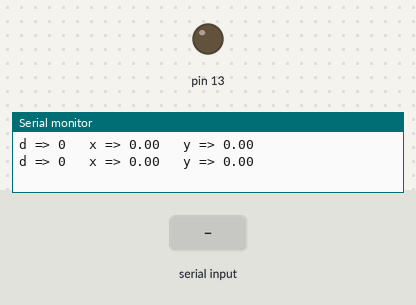
Bench run of a sketch on a simulated Arduino Uno, built with avr-gcc and run on an emulated ATmega328P. On the bench: output pins drawn as LEDs (lit = HIGH), the last lines printed to the serial monitor. Dashed ring = blinking. The test bench sets the inputs (shaded band).

Above: at 1.2 s.
1.3 s: "1,90\n" received over Serial
At 2.4 s:
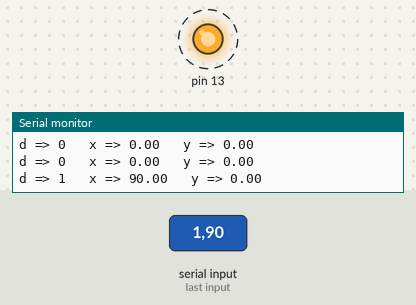
4.3 s: "90,45\n" received over Serial
At 5.2 s:
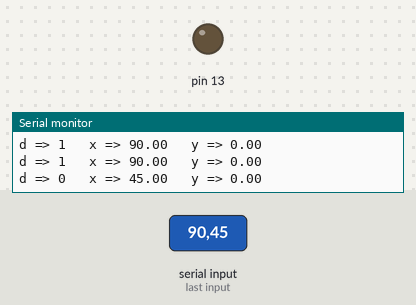
5.8 s: "1,90,45\n" received over Serial
At 7.3 s:
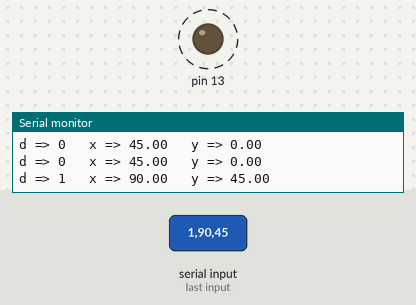
Timing chart, 0 to 14.8 s (numbered marks = the images above; inputs shaded):
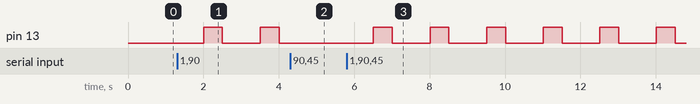

Measured:
- after the input at 1.3 s, pin 13: alternates HIGH for 0.50 s and LOW for 1.0 s, starting after 0.70 s
- after the input at 4.3 s, pin 13: stays LOW (without the input it goes to HIGH after 0.71 s)
- after the input at 5.8 s, pin 13: alternates HIGH for 0.50 s and LOW for 1.0 s, starting after 0.71 s

The sketch:

ser.ino
```cpp
String container;

int found;
float x,y;
String y_str,x_str;

void setup() {
  // put your setup code here, to run once:
  Serial.begin(9600);
  pinMode(13,OUTPUT);

}

void loop() {
  // put your main code here, to run repeatedly:

   if (Serial.available() > 0) {
    while (Serial.available()) {

       char data = (char)Serial.read() ;
       container +=data;
    }
    int indexing=0;

     //===========parsing data=============
    for(int i=0; i<container.length();i++){
      if(container[i]==','){
        indexing = indexing +1;
      }
      else{
        if(indexing==0){
          found = container[i]- '0';
        }
        if(indexing==1){
           x_str += container[i];
        }
        if(indexing==2){
           y_str += container[i];
        }
      }
     }
     x = x_str.toFloat();
     y = y_str.toFloat();
   }

   delay(500);
   Serial.print("d => ");//
   Serial.print(found);
   Serial.print("\t x => ");
   Serial.print(x);
   Serial.print("\t y => ");
   Serial.println(y);
   //reset
    container = "";
    y_str = "";
    x_str = "";

   if(found == 1){
    digitalWrite(13,HIGH);
    delay(500);
    digitalWrite(13,LOW);
    delay(500);
   }
   if(found == 2){
    digitalWrite(13,HIGH);
    delay(100);
    digitalWrite(13,LOW);
    delay(100);
   }

}
```
